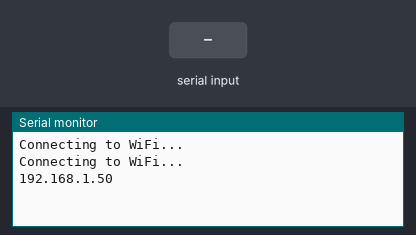
Bench run of a sketch on a simulated ESP8266 (NodeMCU). Parts: the last lines printed to the serial monitor. Inputs (shaded band) come from the test bench. WiFi joins after 1.5 s; servers stay silent unless stated; storage starts empty.

Above: at 3.2 s.
3.3 s: "90,45,200\n" received over Serial
At 4.1 s:
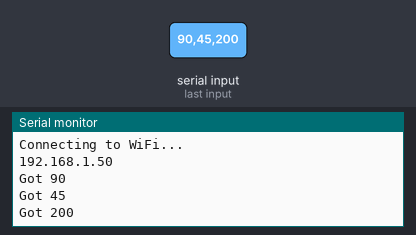
4.8 s: "30,150,10\n" received over Serial
At 6.4 s:
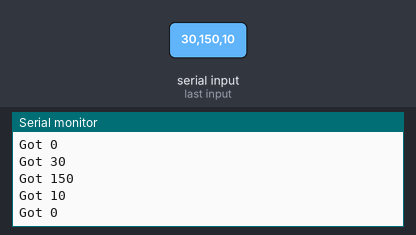
Timing chart, 0 to 7.9 s (numbered marks = the images above; inputs shaded):
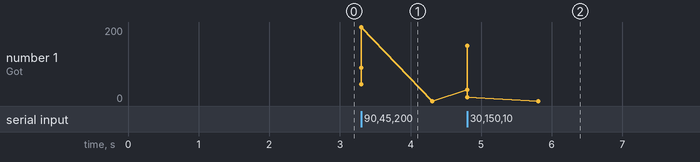

The sketch:

ESP8266_Web_Interface.ino
```cpp
// (licence header left out)
// Import required libraries
#include <ESP8266WiFi.h>
#include <ESPAsyncTCP.h>
#include <ESPAsyncWebServer.h>
#include <FS.h>

#include <SoftwareSerial.h>

// Replace with your network credentials
const char* ssid = "ProjectNetwork";
const char* password = "password";

// Create AsyncWebServer object on port 80
AsyncWebServer server(80);

int inventory = 0;
int min_inventory = 0;

SoftwareSerial ss(D5, D6); //RX, TX
void setup(){
  // Serial port for debugging purposes
  Serial.begin(115200);
  ss.begin(9600);

  // Initialize SPIFFS
  if(!SPIFFS.begin()){
    Serial.println("An Error has occurred while mounting SPIFFS");
    return;
  }

  // Connect to Wi-Fi
  WiFi.begin(ssid, password);
  while (WiFi.status() != WL_CONNECTED) {
    delay(1000);
    Serial.println("Connecting to WiFi...");
    ss.println("Connecting to WiFi...");
  }

  // Print ESP32 Local IP Address
  Serial.println(WiFi.localIP());
  ss.println(WiFi.localIP());

  // Serve API endpoint
  server.on("/inventory", HTTP_GET, [](AsyncWebServerRequest *request){
    request->send(200, "text/plain", String(inventory));
  });

  server.on("/minimum", HTTP_GET, [](AsyncWebServerRequest *request){
    request->send(200, "text/plain", String(min_inventory));
  });

  // Serve root page
  server.on("/", HTTP_GET, [](AsyncWebServerRequest *request){
    request->send(SPIFFS, "/index.html");
  });

  // Start server
  server.begin();
}

void loop(){
  if(Serial.available()>0){
    inventory = Serial.parseInt();
    Serial.print("Got ");
    Serial.println(inventory);
  }

  if(ss.available()>0){
    while(ss.read() != 'a');
    inventory = ss.parseInt();
    ss.read();
    min_inventory = ss.parseInt();
    Serial.print("Got inventory ");
    Serial.print(inventory);
    Serial.print(" minimum ");
    Serial.println(min_inventory);

  }
}
```

Measured:
- after the input at 3.3 s, the serial monitor: prints a new line at once (image 1)
- after the input at 4.8 s, the serial monitor: prints a new line at once (image 2)
